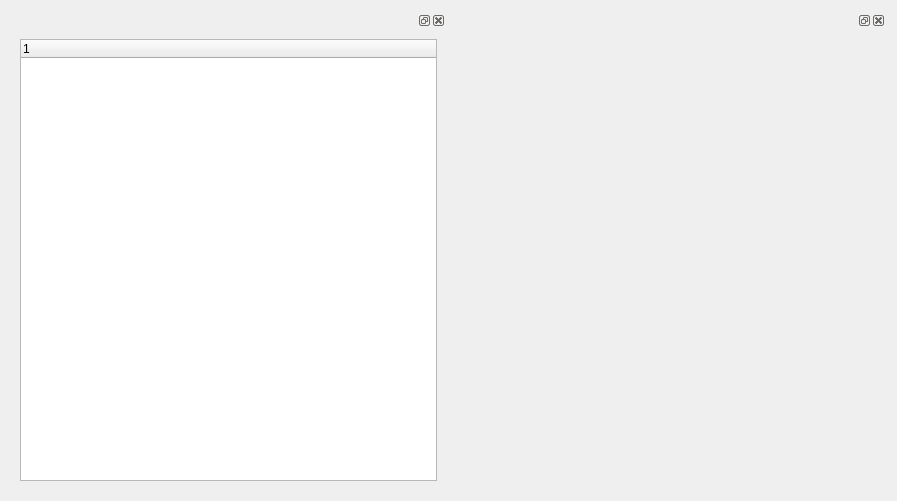
<?xml version="1.0" encoding="UTF-8"?>
<ui version="4.0">
 <class>LpUniversalChart</class>
 <widget class="QWidget" name="LpUniversalChart">
  <property name="geometry">
   <rect>
    <x>0</x>
    <y>0</y>
    <width>897</width>
    <height>501</height>
   </rect>
  </property>
  <property name="windowTitle">
   <string>Form</string>
  </property>
  <layout class="QGridLayout" name="gridLayout_2">
   <item row="0" column="0">
    <widget class="QDockWidget" name="dockWidget">
     <widget class="QWidget" name="dockWidgetContents">
      <layout class="QGridLayout" name="gridLayout_3">
       <item row="0" column="0">
        <widget class="QTreeWidget" name="treeWidget">
         <column>
          <property name="text">
           <string notr="true">1</string>
          </property>
         </column>
        </widget>
       </item>
      </layout>
     </widget>
    </widget>
   </item>
   <item row="0" column="1">
    <widget class="QDockWidget" name="dockWidget_2">
     <widget class="QWidget" name="dockWidgetContents_2">
      <layout class="QGridLayout" name="gridLayout">
       <item row="0" column="0">
        <widget class="QWidget" name="widget" native="true"/>
       </item>
      </layout>
     </widget>
    </widget>
   </item>
  </layout>
 </widget>
 <resources/>
 <connections/>
</ui>
